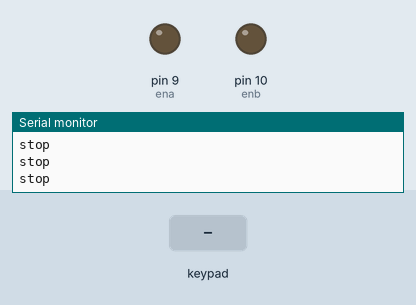
Recording of a sketch running on a simulated Arduino Uno, built with avr-gcc and run on an emulated ATmega328P. Shown: output pins drawn as LEDs (lit = HIGH), the last lines printed to the serial monitor. Inputs (shaded band) come from the test bench.

Above: at 1.2 s.
1.3 s: key 'U' pressed
At 1.47 s:
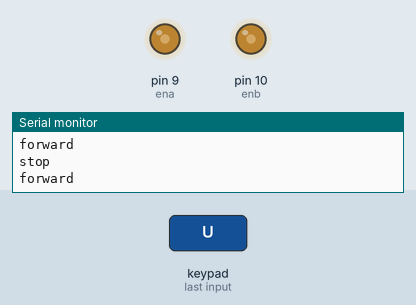
4.3 s: key 'L' pressed
At 4.51 s:
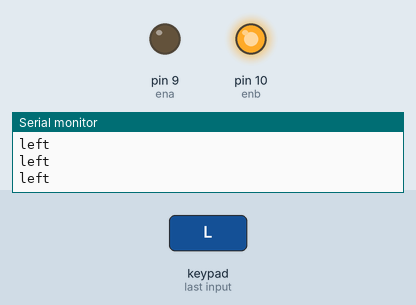
6.2 s: key 'R' pressed
At 6.46 s:
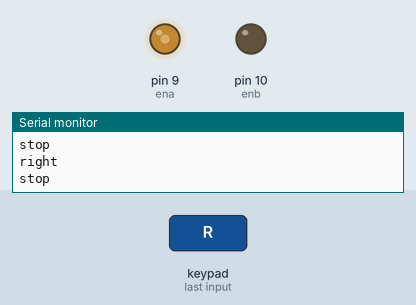
8.1 s: key 'D' pressed
Timing chart, 0 to 11.1 s (numbered marks = the images above; inputs shaded):
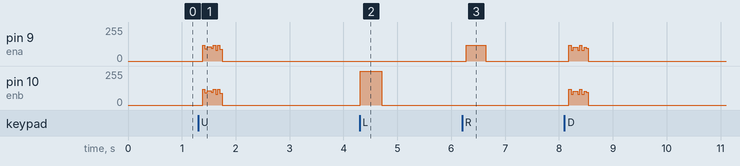

The sketch:

Bluetooth_Dabble_digital_buttons_controlled_Wireless_car.ino
```cpp
#define CUSTOM_SETTINGS
#define INCLUDE_GAMEPAD_MODULE
#include <Dabble.h>

int ena = 9;
int m1p1 = 4;
int m1p2 = 5;

int enb = 10;
int m2p1 = 6;
int m2p2 = 7;

void setup()
{
  Serial.begin(9600);
  Dabble.begin(9600);
}

void loop()
{
  Dabble.processInput();

  if (GamePad.isUpPressed())
  {
    Serial.println("forward");
    digitalWrite(m1p1, HIGH);
    digitalWrite(m1p2, LOW);
    digitalWrite(m2p1, LOW);
    digitalWrite(m2p2, HIGH);
    analogWrite(ena, 255);
    analogWrite(enb, 255);
  }
  if (GamePad.isDownPressed())
  {
    Serial.println("backward");
    digitalWrite(m1p1, LOW);
    digitalWrite(m1p2, HIGH);
    digitalWrite(m2p1, HIGH);
    digitalWrite(m2p2, LOW);
    analogWrite(ena, 255);
    analogWrite(enb, 255);
  }
  if (GamePad.isRightPressed())
  {
    Serial.println("right");
    digitalWrite(m1p1, LOW);
    digitalWrite(m1p2, HIGH);
    digitalWrite(m2p1, LOW);
    digitalWrite(m2p2, LOW);
    analogWrite(ena, 255);
    analogWrite(enb, 0);
  }
  if (GamePad.isLeftPressed())
  {
    Serial.println("left");
    digitalWrite(m1p1, LOW);
    digitalWrite(m1p2, LOW);
    digitalWrite(m2p1, HIGH);
    digitalWrite(m2p2, LOW);
    analogWrite(ena, 0);
    analogWrite(enb, 255);
  }
  else
  {
    Serial.println("stop");
    digitalWrite(m1p1, LOW);
    digitalWrite(m1p2, LOW);
    digitalWrite(m2p1, LOW);
    digitalWrite(m2p2, LOW);
    analogWrite(ena, 0);
    analogWrite(enb, 0);
  }
}
```

Measured:
- after the input at 4.3 s, pin 10 (enb): 0/255 → 255/255 at once, → 0/255 0.41 s later
- after the input at 6.2 s, pin 9 (ena): 0/255 → 119/255 after 0.08 s, → 0/255 0.36 s later
